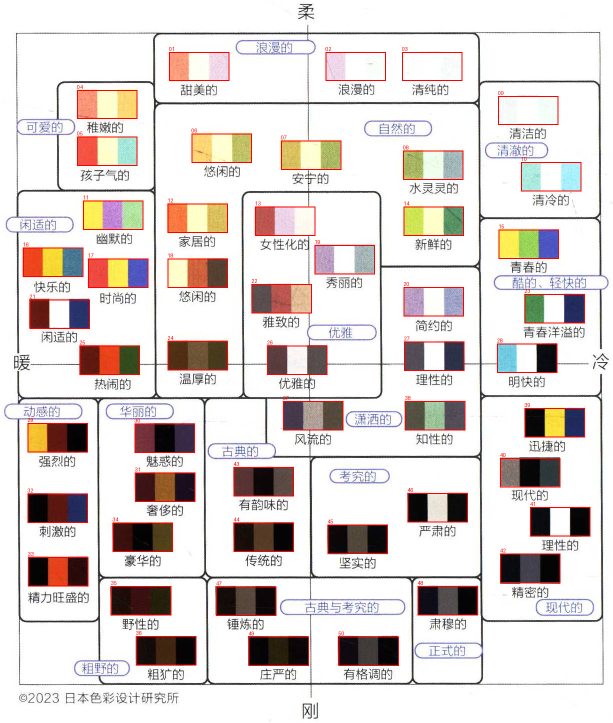
#> input picture prompts/color-knowledge/book-image-chart-palettes-v1.overlay.png, 1226 x 1446 px (shown at 1/2 size)
$ python style_render_metrics.py --ref ../prompts/color-knowledge/book-image-chart-palettes-v1.overlay.png --images ../prompts/color-knowledge   (older library calls are emulated)
#> lines starting #> are read from the running program, lines starting #| are printed output that depends on the picture; after the words box and inside, x2 and y2 are one past the last pixel; in counts of white or black regions, pixels touching at a corner belong together
### utils/style_render_metrics.py
"""Established local render statistics, shared by runtime and legacy experiments."""
import os
import cv2
import numpy as np

# ---------------- 1. 分区明度层次 ----------------

def tone_stats(gray: np.ndarray) -> dict:
    p10, p50, p90 = (float(np.percentile(gray, q)) for q in (10, 50, 90))
    # 局部对比：Laplacian 的局部标准差（用 9x9 均值池化），刻画"有没有层次"
    lap = cv2.Laplacian(gray, cv2.CV_32F)
    local_rms = float(np.sqrt(cv2.boxFilter(lap * lap, -1, (9, 9)).mean()))
    return {
        "tone_p10": round(p10, 1),
        "tone_p50": round(p50, 1),
        "tone_p90": round(p90, 1),
        "tone_range_p90_p10": round(p90 - p10, 1),
        "local_rms_contrast": round(local_rms, 3),
        "clip_high_ratio_250": round(float((gray > 250).mean()), 4),
        "shadow_ratio_60": round(float((gray < 60).mean()), 4),
        "mid_band_ratio_90_200": round(float(((gray >= 90) & (gray <= 200)).mean()), 4),
    }


# ---------------- 2. 多尺度边缘比例 ----------------

def multiscale_edge_ratio(gray: np.ndarray) -> dict:
    scales = {"coarse": 2.0, "mid": 1.0, "fine": 0.0}
    energy = {}
    for name, sigma in scales.items():
        src = gray if sigma <= 0 else cv2.GaussianBlur(gray, (0, 0), sigma)
        edges = cv2.Canny(src, 50, 150)
        energy[name] = float(edges.mean() / 255.0 * 100.0)
    total = sum(energy.values()) + 1e-9
    return {
        "edge_energy_coarse": round(energy["coarse"], 3),
        "edge_energy_mid": round(energy["mid"], 3),
        "edge_energy_fine": round(energy["fine"], 3),
        "edge_share_coarse": round(energy["coarse"] / total, 3),
        "edge_share_mid": round(energy["mid"] / total, 3),
        "edge_share_fine": round(energy["fine"] / total, 3),
    }


# ---------------- 3. 线条连续性 ----------------

def _skeleton(edges: np.ndarray, deterministic=False) -> np.ndarray:
    """形态学细化；缺 ximgproc 时用腐蚀-开运算近似（够用）。"""
    if not deterministic:
        try:
            return cv2.ximgproc.thinning(edges)
        except (AttributeError, cv2.error):
            pass
    kernel = cv2.getStructuringElement(cv2.MORPH_CROSS, (3, 3))
    skel = np.zeros_like(edges)
    img = edges.copy()
    while cv2.countNonZero(img) > 0:
        eroded = cv2.erode(img, kernel)
        opened = cv2.dilate(eroded, kernel)
        skel = cv2.bitwise_or(skel, cv2.subtract(img, opened))
        img = eroded
    return skel

def line_continuity(gray: np.ndarray, blur_sigma: float = 1.0, min_px: int = 8, deterministic=False) -> dict:
    src = gray if blur_sigma <= 0 else cv2.GaussianBlur(gray, (0, 0), blur_sigma)
    edges = cv2.Canny(src, 50, 150)
    skel = _skeleton(edges, deterministic=deterministic)
    binary = (skel > 0).astype(np.uint8)
    n_labels, labels, stats, _ = cv2.connectedComponentsWithStats(binary, connectivity=8)
    lengths = [int(stats[i, cv2.CC_STAT_AREA]) for i in range(1, n_labels) if stats[i, cv2.CC_STAT_AREA] >= min_px]
    total_px = int(binary.sum())
    if not lengths:
        return {
            "line_total_px": total_px, "line_segments": 0, "line_avg_len": 0.0, "line_median_len": 0.0,
            "line_long_ratio": 0.0, "line_frag_ratio": 0.0, "line_endpoint_density": 0.0,
        }
    lengths_arr = np.array(lengths, dtype=np.float64)
    long_px = float(lengths_arr[lengths_arr >= 60].sum())
    frag_px = float(lengths_arr[lengths_arr < 15].sum())
    # 端点密度：8 邻域只有 1 个邻居的骨架像素
    nb = cv2.filter2D(binary, -1, np.ones((3, 3), np.uint8), borderType=cv2.BORDER_CONSTANT)
    endpoints = int(((binary == 1) & (nb == 2)).sum())
    return {
        "line_total_px": total_px,
        "line_segments": len(lengths),
        "line_avg_len": round(float(lengths_arr.mean()), 1),
        "line_median_len": round(float(np.median(lengths_arr)), 1),
        "line_long_ratio": round(long_px / (lengths_arr.sum() + 1e-9), 3),
        "line_frag_ratio": round(frag_px / (lengths_arr.sum() + 1e-9), 3),
        "line_endpoint_density": round(endpoints / (total_px + 1e-9) * 1000.0, 2),
    }


# ---------------- 4. 负空间与主体占比 ----------------

def space_stats(gray: np.ndarray, bright_thr: int = 235, flat_thr: float = 6.0) -> dict:
    local_std = cv2.boxFilter(gray.astype(np.float32) ** 2, -1, (9, 9)) - \
        cv2.boxFilter(gray.astype(np.float32), -1, (9, 9)) ** 2
    local_std = np.sqrt(np.clip(local_std, 0, None))
    clean_mask = ((gray > bright_thr) & (local_std < flat_thr)).astype(np.uint8)
    n_labels, labels, stats, _ = cv2.connectedComponentsWithStats(clean_mask, connectivity=8)
    total_px = clean_mask.size
    largest = 0
    if n_labels > 1:
        largest = int(max(stats[i, cv2.CC_STAT_AREA] for i in range(1, n_labels)))
    return {
        "clean_space_ratio": round(float(clean_mask.mean()), 3),
        "largest_clean_space_ratio": round(largest / total_px, 3),
        "subject_mid_ratio": round(float(((gray >= 90) & (gray <= 235)).mean()), 3),
    }


def analyze(path: str) -> dict:
    img = cv2.imread(path)
    if img is None:
        return {}
    gray = cv2.cvtColor(img, cv2.COLOR_BGR2GRAY)
    hsv = cv2.cvtColor(img, cv2.COLOR_BGR2HSV)
    out = {"file": os.path.basename(path), "size": f"{img.shape[1]}x{img.shape[0]}",
           "brightness_mean": round(float(gray.mean()), 1),
           "saturation_mean": round(float(hsv[:, :, 1].mean()), 1)}
    out.update(tone_stats(gray))
    out.update(multiscale_edge_ratio(gray))
    out.update(line_continuity(gray))
    out.update(space_stats(gray))
    return out


# [37 lines left out: functions _ratio, closeness, not called in this run]

### tests/style_render_metrics.py
# -*- coding: utf-8 -*-
"""线稿/发丝质量与「画面可读性」的自动指标（面向 gpt-image 画风生图）。

为什么不用全局亮度/白底/边缘密度当目标：这三个量高度受构图影响（人物占画幅比例一变，数字就不可比），
参考图与产物内容不同时，它们主要测到的是构图差而不是画风差。见
`docs/gpt-image-tid-style/README.md` §4.8。

这里实现 4 组更贴近「看着清不清楚 / 线连不连」的指标（全部本地可算）：

1. 分区明度层次 `tone`
   - 亮度分位 P10/P50/P90、局部 RMS 对比度（Laplacian 局部标准差，衡量"层次感"）
   - 亮部裁切率（>250）与暗部占比（<60）、以及**中灰带占比**（90~200）
   - 这些是"过曝/过灰"的直接度量，与主体占画幅关系较弱。

2. 多尺度边缘比例 `edges`
   - 粗/中/细三个尺度的 Canny 边缘能量占比（高斯预模糊 σ=2.0 / 1.0 / 0）
   - 目标是与参考图**比例匹配**，而不是总边缘越多越好；细尺度占比过高 = 碎线/噪声。

3. 线条连续性 `lines`
   - Canny → 形态学细化(skeleton) → 8 邻域连通域分析
   - 平均连通段长度、中位数、>60px 的长线占比、<15px 的碎线占比、端点密度（每 1000 骨架像素的端点数）
   - 碎线多 / 端点密 = 断线、糊边；长线多 = 结构连贯。

4. 负空间与主体占比 `space`
   - 低纹理高明度掩码（亮度>235 且局部标准差<6）的连通域：最大干净区占比、总占比
   - 主体占画幅（非留白且非深背景的中间调像素占比）

用法：
  python tests/style_render_metrics.py --ref data/style-ref/tid.png --images a.png b.png
  python tests/style_render_metrics.py --ref R.png --images X.png --json-out out.json
"""
import argparse
import json
import os
import sys

from pathlib import Path
sys.path.insert(0, str(Path(__file__).resolve().parents[1]))

import cv2
import numpy as np


from utils.style_render_metrics import (tone_stats, multiscale_edge_ratio, _skeleton, line_continuity, space_stats, analyze, _ratio, closeness)

def main():
    parser = argparse.ArgumentParser(description="线稿/发丝质量与可读性指标")
    parser.add_argument("--ref", required=True, help="参考图路径")
    parser.add_argument("--images", nargs="+", required=True, help="待评估图")
    parser.add_argument("--json-out", help="把结果写成 JSON")
    args = parser.parse_args()

    ref = analyze(args.ref)
#> in analyze, img is the input picture: shape (1446, 1226, 3); mean B, G, R 211, 213.6, 221.5
#> in analyze, `gray = cv2.cvtColor(img, cv2.COLOR_BGR2GRAY)`:
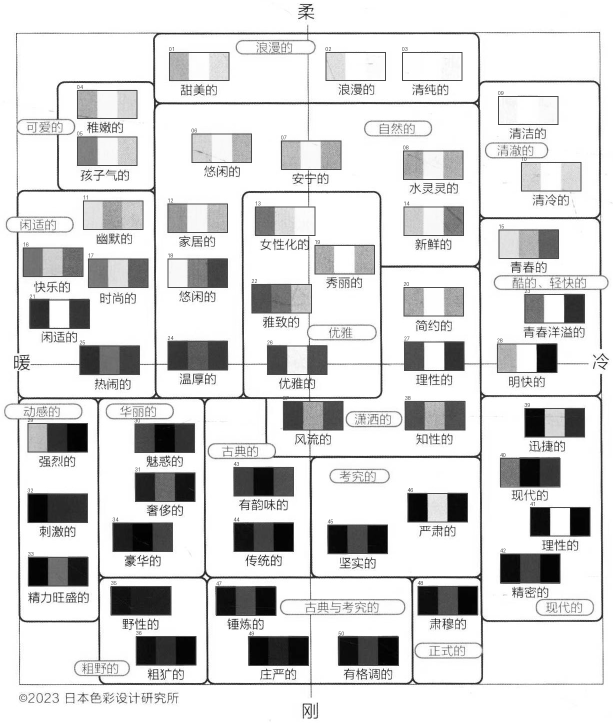
#> gray: shape (1446, 1226) (shown at 1/2 size); min 0, max 255, mean 215.6
#> in analyze, `hsv = cv2.cvtColor(img, cv2.COLOR_BGR2HSV)`: hsv: shape (1446, 1226, 3); mean H, S, V 27.6, 25.2, 224.3
#> in analyze, `out = {"file": os.path.basename(path), "size": f"{img.shape[1]}x{img.s..`: out = {'file': 'book-image-chart-palettes-v1.overlay.png', 'size': '1226x1446', 'brightness_mean': 215.6, 'saturation_mean': 25.2}
#> in tone_stats, `p10, p50, p90 = (float(np.percentile(gray, q)) for q in (10, 50, 90))`: p10 = 76; p50 = 254; p90 = 255
#> in tone_stats, `lap = cv2.Laplacian(gray, cv2.CV_32F)`:
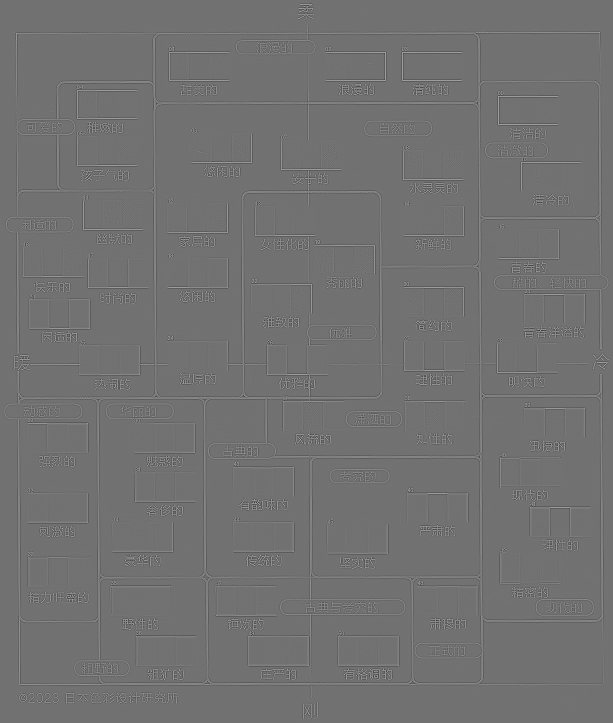
#> lap: shape (1446, 1226) float32 (shown at 1/2 size); min -465, max 577, mean 0; drawn with min black and max white
#> in tone_stats, `local_rms = float(np.sqrt(cv2.boxFilter(lap * lap, -1, (9, 9)).mean()))`: local_rms = 50.61
#> the loop in multiscale_edge_ratio, `for name, sigma in scales.items():` made 3 passes
#> pass 1, in multiscale_edge_ratio, `edges = cv2.Canny(src, 50, 150)`:
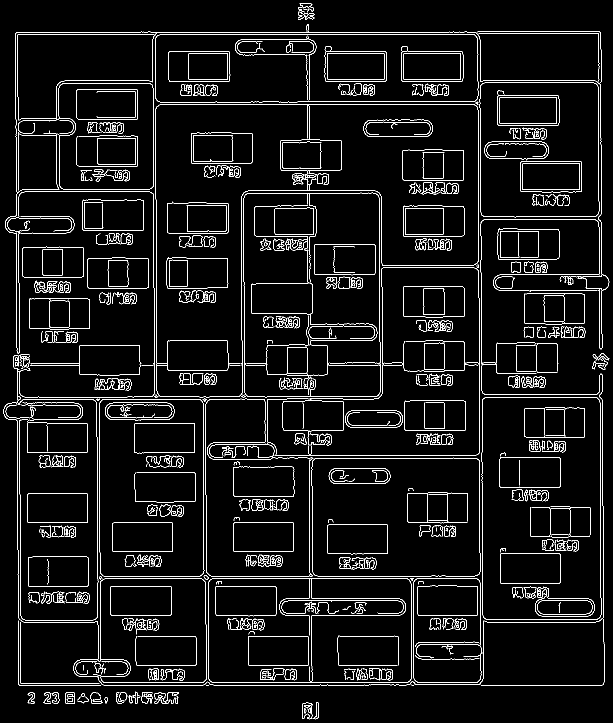
#> edges: shape (1446, 1226) (shown at 1/2 size); 5.1% white in thin lines or dots
#> after the loop in multiscale_edge_ratio, `for name, sigma in scales.items():`: energy = {'coarse': 5.06, 'mid': 6.53, 'fine': 7.12}
#> in multiscale_edge_ratio, `total = sum(energy.values()) + 1e-9`: total = 18.71
#> in _skeleton, `return cv2.ximgproc.thinning(edges)`: returned value: shape (1446, 1226); 6.4% white in thin lines or dots
#> in line_continuity, `binary = (skel > 0).astype(np.uint8)`: binary: shape (1446, 1226); values 0 (black) and 1 (white), 6.4% white in thin lines or dots
#> in line_continuity, `n_labels, labels, stats, _ = cv2.connectedComponentsWithStats(binary, ..`:
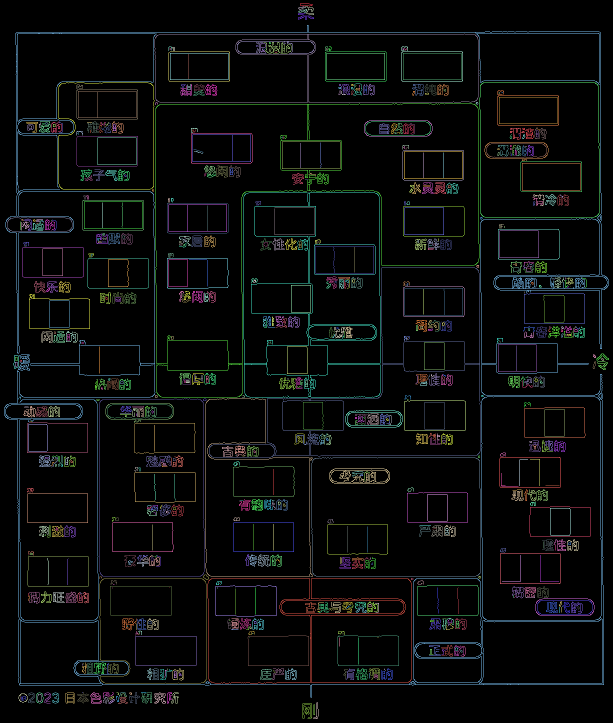
#> labels: shape (1446, 1226) int32 (shown at 1/2 size); 910 distinct labels, from 0 to 909; one colour per label, 0 black
#> in line_continuity, `n_labels, labels, stats, _ = cv2.connectedComponentsWithStats(binary, ..`: n_labels = 910; stats = 910 rows, first 6: [0, 0, 1226, 1446, 1659442], [600, 7, 25, 6, 55], [605, 13, 3, 1, 3], [609, 12, 19, 18, 81], [597, 15, 15, 4, 27], [597, 18, 17, 7, 46]
#> in line_continuity, `lengths = [int(stats[i, cv2.CC_STAT_AREA]) for i in range(1, n_labels)..`: lengths = 739 values, max 17720 at index 5, min 8 at index 53, mean 152.6
#> in line_continuity, `total_px = int(binary.sum())`: total_px = 113354
#> in line_continuity, `lengths_arr = np.array(lengths, dtype=np.float64)`: lengths_arr has the same summary as lengths
#> in line_continuity, `long_px = float(lengths_arr[lengths_arr >= 60].sum())`: long_px = 102405
#> in line_continuity, `frag_px = float(lengths_arr[lengths_arr < 15].sum())`: frag_px = 1239
#> in line_continuity, `nb = cv2.filter2D(binary, -1, np.ones((3, 3), np.uint8), borderType=cv..`:
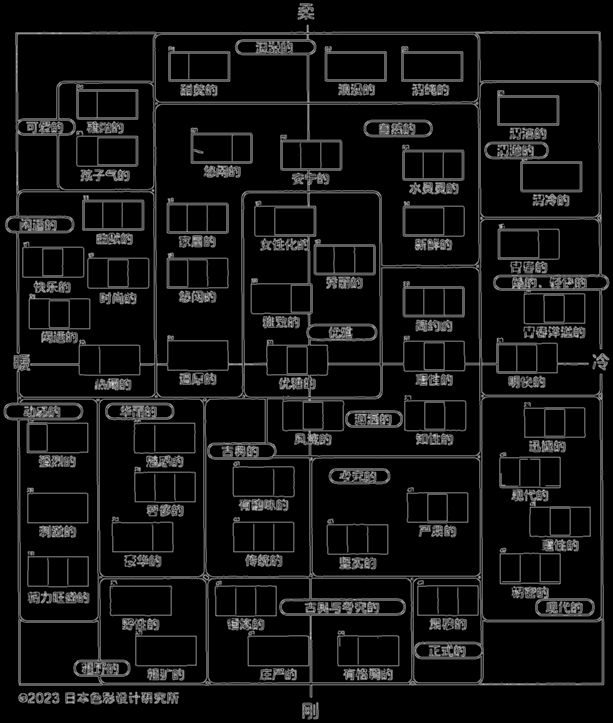
#> nb: shape (1446, 1226) (shown at 1/2 size); min 0, max 8, mean 0.575; drawn with min black and max white
#> in line_continuity, `endpoints = int(((binary == 1) & (nb == 2)).sum())`: endpoints = 1887
#> in space_stats, `clean_mask = ((gray > bright_thr) & (local_std < flat_thr)).astype(np...`:
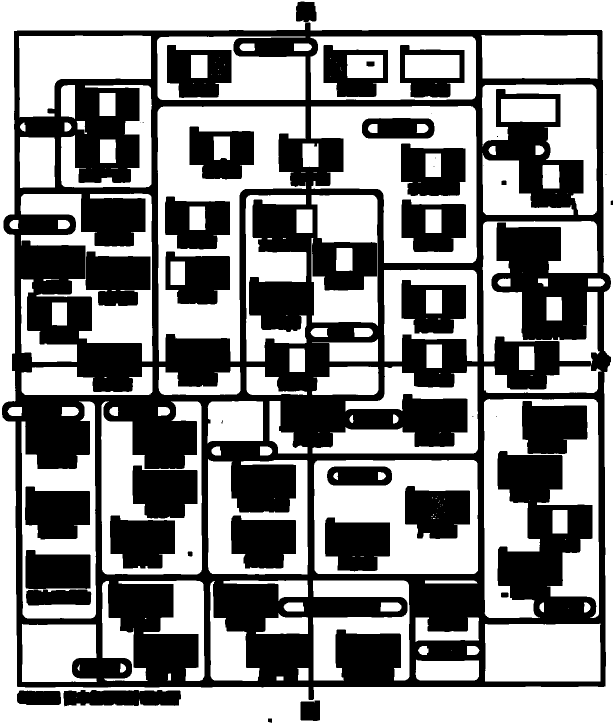
#> clean_mask: shape (1446, 1226) (shown at 1/2 size); values 0 (black) and 1 (white), 54.8% white; 42 black regions (11 under 20 px), largest, box (x1, y1, x2, y2) and area: (4, 3, 1222, 1400) 597459, (650, 1035, 780, 1144) 11257, (171, 503, 301, 612) 11230
#> in space_stats, `n_labels, labels, stats, _ = cv2.connectedComponentsWithStats(clean_ma..`:
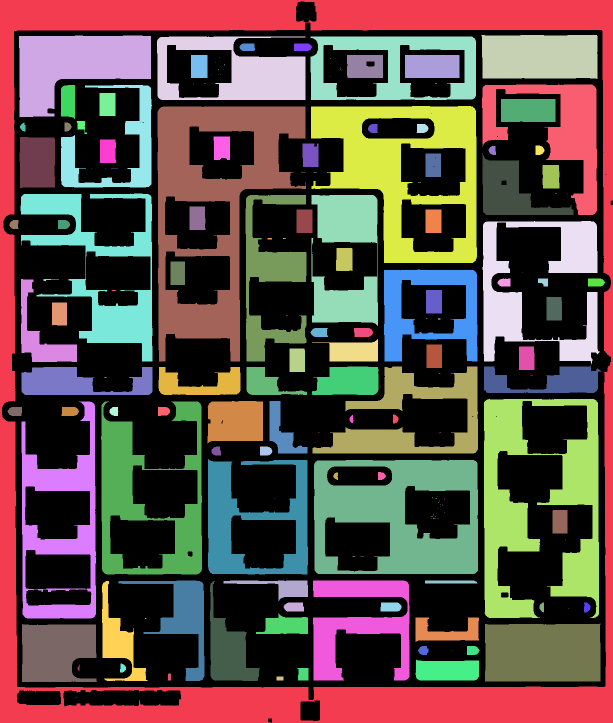
#> labels: shape (1446, 1226) int32 (shown at 1/2 size); 169 distinct labels, from 0 to 168; one colour per label, 0 black
#> in space_stats, `n_labels, labels, stats, _ = cv2.connectedComponentsWithStats(clean_ma..`: n_labels = 169; stats = 169 rows, first 6: [4, 3, 1222, 1443, 802022], [0, 0, 1226, 1446, 210014], [38, 71, 264, 164, 27884], [963, 70, 232, 88, 19905], [314, 73, 297, 127, 21165], [621, 73, 331, 127, 19465]
#> in space_stats, `largest = int(max(stats[i, cv2.CC_STAT_AREA] for i in range(1, n_label..`: largest = 210014
#> ref = 28 items
    rows = []
    for p in args.images:
        cur = analyze(p)
        if not cur:
            print(f"[skip] 读不到 {p}")
            continue
        cur.update(closeness(ref, cur))
        rows.append(cur)

    cols = ["file", "render_score", "tone_score", "edge_score", "line_score", "space_score",
            "tone_range_p90_p10", "local_rms_contrast", "mid_band_ratio_90_200", "clip_high_ratio_250",
            "edge_share_fine", "line_avg_len", "line_long_ratio", "line_frag_ratio",
            "line_endpoint_density", "clean_space_ratio", "largest_clean_space_ratio"]
    print("\n参考图:", args.ref)
    print("  " + json.dumps({k: ref[k] for k in cols if k in ref and k != "file"}, ensure_ascii=False))
#> (printed output is left out)
    print("\n" + " | ".join(f"{c[:14]:>14}" for c in cols))
    for r in sorted(rows, key=lambda x: -x["render_score"]):
        print(" | ".join(f"{str(r.get(c, ''))[:14]:>14}" for c in cols))

    if args.json_out:
        payload = {"ref": ref, "rows": rows}
        with open(args.json_out, "w", encoding="utf-8") as f:
            json.dump(payload, f, ensure_ascii=False, indent=2)
        print(f"\nsaved {args.json_out}")
    return 0


if __name__ == "__main__":
    sys.exit(main())
#> (the program exits here)
